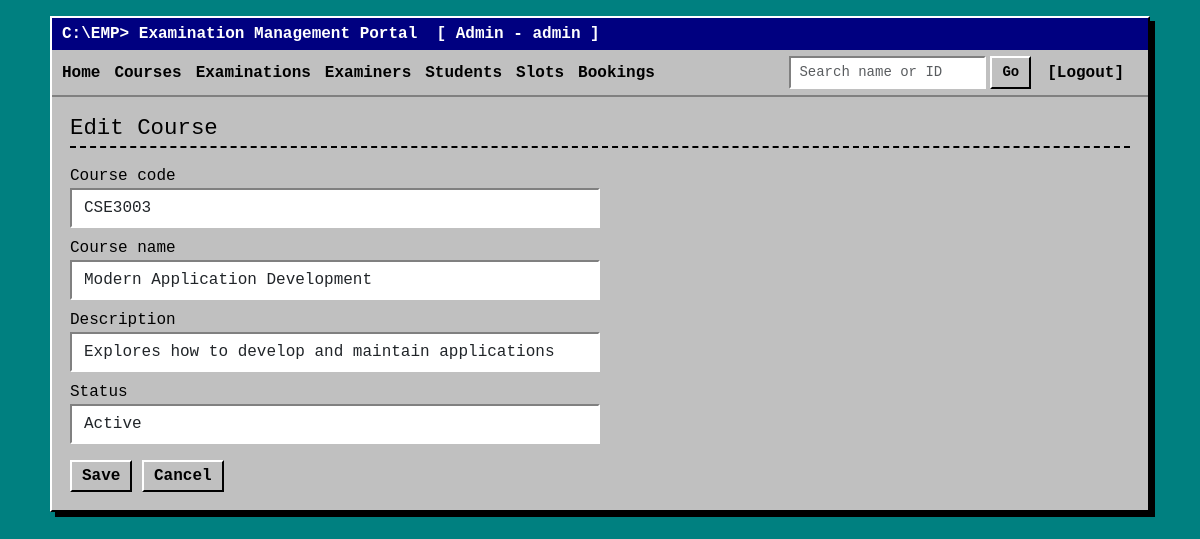
The app's page /admin/course/1/edit (signed in) with its own data.
### models.py (models this page shows)
class Course(db.Model):
    id = db.Column(db.Integer, primary_key=True)
    code = db.Column(db.String(20), unique=True, nullable=False)
    name = db.Column(db.String(100), nullable=False)
    description = db.Column(db.String(300))
    status = db.Column(db.String(20), default="Active")       # Active/Inactive

### routes/admin.py (the view, shortened to what this page needs)
@admin.route("/course/new", methods=["GET", "POST"])
@admin.route("/course/<int:id>/edit", methods=["GET", "POST"])
@login_required("admin")
def course_form(id=None):
    course = db.get_or_404(Course, id) if id else None      # None means "new course"
    return render_template("admin/course_form.html", course=course)

### app.py (called while the page is built)
@app.context_processor
def inject_user():
    return {"role": session.get("role"), "user_name": session.get("name")}

### helpers.py (called while the page is built)
def login_required(role):
    def decorator(page):
        @wraps(page)
        def wrapper(*args, **kwargs):
            if session.get("role") != role:
                flash("Please log in with the correct account.")
                return redirect(url_for("auth.login"))
            return page(*args, **kwargs)
        return wrapper
    return decorator

### templates/admin/course_form.html
{% extends "base.html" %}
{% block content %}
<h2>{{ 'Edit' if course else 'New' }} Course</h2>
<form method="post" class="col-md-6">
  <label>Course code</label>
  <input class="form-control mb-2" name="code" value="{{ course.code if course }}" required>
  <label>Course name</label>
  <input class="form-control mb-2" name="name" value="{{ course.name if course }}" required>
  <label>Description</label>
  <input class="form-control mb-2" name="description" value="{{ course.description or '' if course }}">
  <label>Status</label>
  <select class="form-select mb-3" name="status">
    {% for s in ['Active', 'Inactive'] %}
    <option {{ 'selected' if course and course.status == s }}>{{ s }}</option>
    {% endfor %}
  </select>
  <button class="btn">Save</button>
  <a class="btn" href="{{ url_for('admin.courses') }}">Cancel</a>
</form>
{% endblock %}

### static/style.css (style rules this page uses)
html { background: #008080; color-scheme: only light; }
body { background: #008080; min-height: 100vh; font-family: "Courier New", Courier, monospace; color: #000; padding: 16px; }
h2 { font-size: 1.4rem; border-bottom: 2px dashed #000; padding-bottom: 4px; margin-bottom: 16px; }
a { color: #0000ee; }
.btn { background: #c0c0c0; color: #000; border: 2px solid; border-color: #fff #000 #000 #fff; border-radius: 0; font-family: inherit; font-weight: bold; padding: 2px 10px; }
.form-control, .form-select { background: #fff; border: 2px solid; border-color: #808080 #fff #fff #808080; border-radius: 0; font-family: inherit; }

### records on screen
Course: code "CSE3003", name "Modern Application Development", description "Explores how to develop and maintain applications"

### other values on screen
{{ user_name }} "Admin"
{{ role }} "admin"
{{ 'Edit' if course else 'New' }} "Edit"
form field status "Active"
